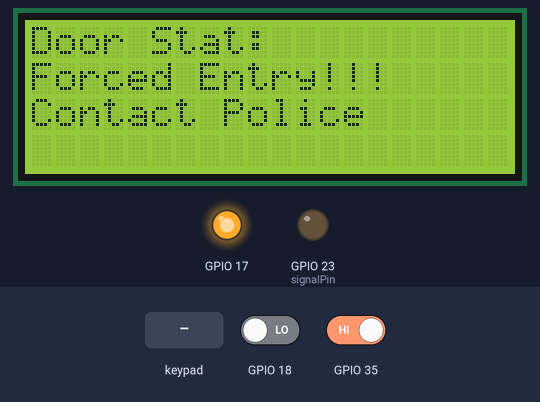
A sketch run on a simulated ESP32. On the bench: 20×4 character LCD, output pins drawn as LEDs (lit = HIGH). The inputs (shaded band) are chosen by the test bench; at power-on: GPIO 18 LOW, GPIO 35 HIGH. What the sketch prints to the serial monitor is not drawn.

Above: at 4.3 s.
4.4 s: GPIO 18 driven HIGH
At 6.4 s:
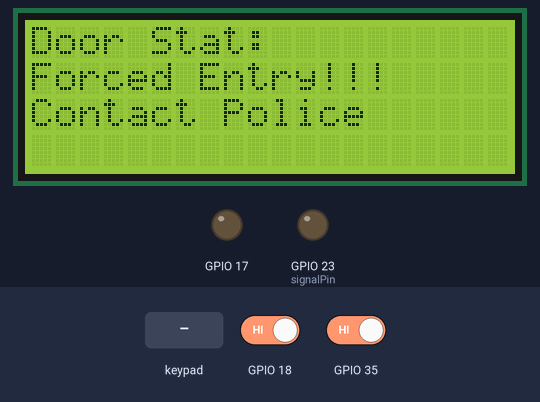
At 15.1 s:
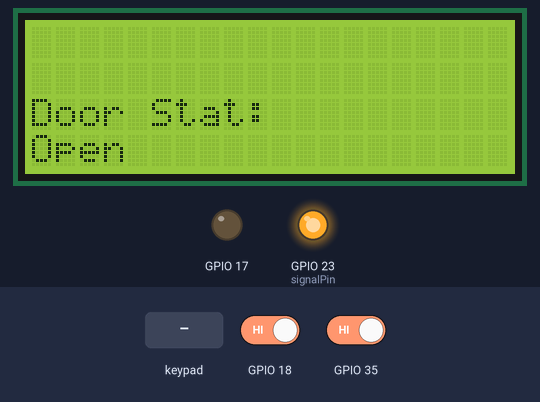
15.7 s: GPIO 35 driven LOW
At 19.9 s:
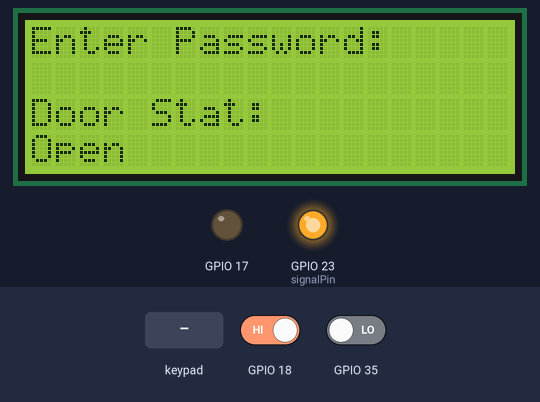
22.0 s: keypad keys 1 2 3 A # pressed 1.5 s apart
40.8 s: keypad keys 1 2 3 A pressed 1.5 s apart
58.1 s: GPIO 18 driven LOW
64.4 s: key 'A' pressed
At 68.1 s:
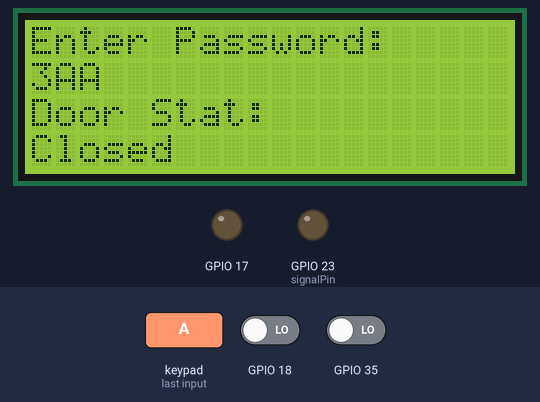
Timing chart, 0 to 69.6 s (numbered marks = the images above; inputs shaded):
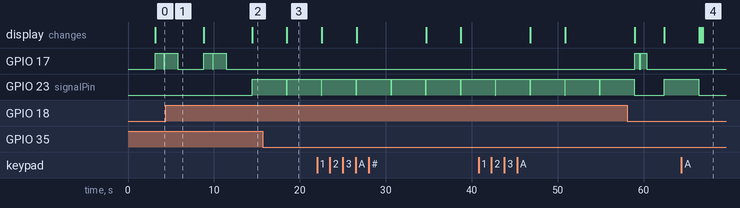

Measured:
- after the input at 4.4 s, GPIO 17: goes on until 11.4 s, then stays LOW; GPIO 23 (signalPin): LOW → HIGH after 10.0 s
- after the input at 15.7 s, GPIO 23 (signalPin): HIGH → LOW after 2.8 s, → HIGH 0.02 s later; the display: changes after 2.8 s (image 3)
- after the input at 64.4 s, the display: first differs from a run without the input after 2.5 s (image 4)

The sketch:

final_esp_door_lock.ino
```cpp
#include <Keypad.h>
#include <LiquidCrystal_I2C.h>

LiquidCrystal_I2C lcd(0x27, 20, 4);

int signalPin = 23;

#define Password_Lenght 5 // Give enough room for six chars + NULL char

char Data[Password_Lenght]; // 6 is the number of chars it can hold + the null char = 7

char Master[Password_Lenght] = "123A";

byte data_count = 0, master_count = 0;

bool Pass_is_good;

char customKey;

const byte ROWS = 4;

const byte COLS = 4;

char hexakeys[ROWS][COLS] = {

  {'1', '2', '3','A'},

  {'4', '5', '6','B'},

  {'7', '8', '9','C'},

  {'*', '0', '#','D'}

};

int door = 1;
int count = 0;
String doorStat = "Closed";
byte rowPins[ROWS] = {32, 33, 27, 14}; //connect to the row pinouts of the keypad

byte colPins[COLS] = {16, 4, 2, 15}; //connect to the column pinouts of the keypad

Keypad customKeypad = Keypad( makeKeymap(hexakeys), rowPins, colPins, ROWS, COLS); //initialize an instance of class NewKeypad

void setup()

{

  Serial.begin(9600);
  lcd.begin();
  lcd.backlight();
  pinMode(signalPin, OUTPUT);
  pinMode(35, INPUT);
  pinMode(34, INPUT);
  pinMode(18, INPUT);
  pinMode(17, OUTPUT);
  digitalWrite(signalPin, LOW);
  lcd.clear();
      lcd.setCursor(0,0);
      lcd.print("SMART DOOR LOCK");
      lcd.setCursor(0,2);
      lcd.print("Developed By:");
      lcd.setCursor(0,3);
      lcd.print("!!!! SOUL IOT !!!!!");
      delay(3000);
lcd.clear();
}

void loop()

{
  int x = digitalRead(35);
  int y = digitalRead(18);
  if (door == 0)

  {

    customKey = customKeypad.getKey();

    if (x == 0)

    {
      delay(1000);
      digitalWrite(signalPin, LOW);
      /*lcd.setCursor(0,2);
      lcd.print("Door Stat:");
      lcd.setCursor(11,2);
      lcd.print("Closed      ");*/
    doorStat = "Closed";
      lcd.clear();
      door = 1;

    }
    else
    {
      lcd.clear();
      lcd.setCursor(0,0);
      lcd.print("Door Stat:  ");
      lcd.setCursor(0,1);
      lcd.print(doorStat);
      lcd.setCursor(0,2);
      lcd.print(" Close the door");
      lcd.setCursor(0,3);
      lcd.print(" Thank You!!!");
      delay(1000);
      lcd.clear();
    }

  }
  //int x = digitalRead(35);

  if((door == 1) && (x ==0))
  {
    Open();
  }
  if ((door == 1) && (x ==1))
  {
    doorStat = "Forced Entry";
    lcd.clear();
      lcd.setCursor(0,0);
      lcd.print("Door Stat:  ");
      lcd.setCursor(0,1);
      lcd.print("Forced Entry!!!  ");
      lcd.setCursor(0,2);
      lcd.print("Contact Police      ");
    Serial.println(doorStat);
    digitalWrite(17, HIGH);
    delay(1000);
    digitalWrite(17, LOW);
    delay(100);
    digitalWrite(17, HIGH);
    delay(1500);
    digitalWrite(17, LOW);
    delay(3000);
    lcd.clear();
  }
  if(count > 3)
  {
    doorStat = "Invalid_User";
      lcd.clear();
      lcd.setCursor(0,0);
      lcd.print("Password Stat:");
      lcd.setCursor(0,1);
      lcd.print("Multiple Wrong Entry      ");
      lcd.setCursor(0,2);
      lcd.print("Contact Authority");
      lcd.setCursor(0,3);
      lcd.print("For Access");
    Serial.println(doorStat);
    digitalWrite(17, HIGH);
    delay(1000);
    digitalWrite(17, LOW);
    delay(100);
    digitalWrite(17, HIGH);
    delay(1500);
    digitalWrite(17, LOW);
    delay(50);
  }
  if(y == 1)
  {
    digitalWrite(signalPin, HIGH);
    doorStat = "Open";
      lcd.setCursor(0,2);
      lcd.print("Door Stat:");
      lcd.setCursor(0,3);
      lcd.print(doorStat);
      delay(3000);
      door = 0;
  }
   lcd.setCursor(0,2);
lcd.print("Door Stat:");
      lcd.setCursor(0,3);
      lcd.print(doorStat);
}

void clearData()

{

  while (data_count != 0)

  { // This can be used for any array size,

    Data[data_count--] = 0; //clear array for new data

  }

  return;

}

void Open()

{

  lcd.setCursor(0, 0);

  lcd.print("Enter Password:");

  customKey = customKeypad.getKey();

  if (customKey) // makes sure a key is actually pressed, equal to (customKey != NO_KEY)

  {

    Data[data_count] = customKey; // store char into data array

    lcd.setCursor(data_count, 1); // move cursor to show each new char

    lcd.print(Data[data_count]); // print char at said cursor

    data_count++; // increment data array by 1 to store new char, also keep track of the number of chars entered

  }

  if (data_count == Password_Lenght - 1) // if the array index is equal to the number of expected chars, compare data to master

  {

    if (!strcmp(Data, Master)) // equal to (strcmp(Data, Master) == 0)

    {

      lcd.clear();
      lcd.setCursor(0,0);
      lcd.print("Password Stat:");
      lcd.setCursor(0,1);
      lcd.print("    Correct      ");
      Serial.println("Correct");
    digitalWrite(17, HIGH);
    delay(100);
    digitalWrite(17, LOW);
    delay(50);
    digitalWrite(17, HIGH);
    delay(250);
    digitalWrite(17, LOW);
    delay(50);
    digitalWrite(signalPin, HIGH);
      /*lcd.setCursor(0,2);
      lcd.print("Door Stat:");
      lcd.setCursor(11,2);
      lcd.print("Open");*/
      doorStat = "Open";
      lcd.setCursor(0,2);
      lcd.print("Door Stat:");
      lcd.setCursor(0,3);
      lcd.print(doorStat);
      delay(5000);
      door = 0;

    }
    else{

      Serial.println("Incorrect");
      lcd.clear();
      lcd.setCursor(0,0);
      lcd.print("Password Stat:");
      lcd.setCursor(0,1);
      lcd.print(" !!!Incorrect!!!      ");
      digitalWrite(17, HIGH);
      delay(500);
      digitalWrite(17, LOW);
      delay(150);
      digitalWrite(17, HIGH);
      delay(750);
      digitalWrite(17, LOW);
      delay(2000);
      count ++;
      lcd.clear();

      door = 1;

    }
    clearData();
  }


  }
```
